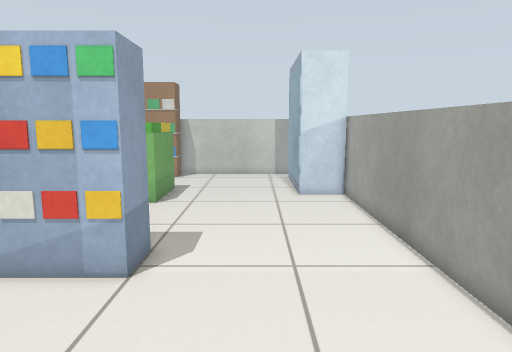
view 1 (above)

19 first-person views from a walk through a Gazebo world. The camera is 0.9 m above the floor, tilts 8° down and sees 70° across. The floor is counted in squares, 0.25 m on a side. Each view is taken from the middle of a square. On the plan, view 1 faces up. The plan holds only what a view shows up to about 20 squares ahead; the rest is blank.

view 2
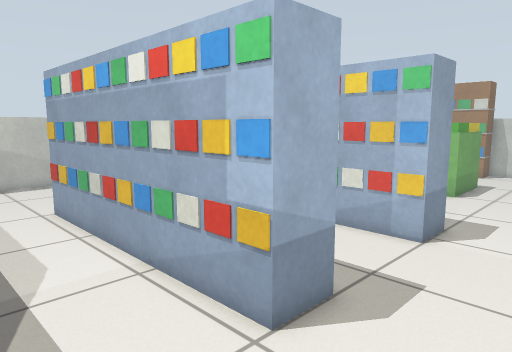

view 3
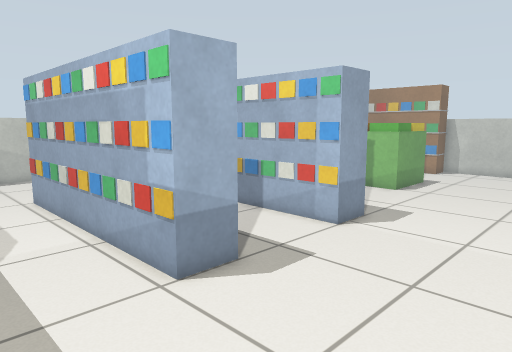

view 4
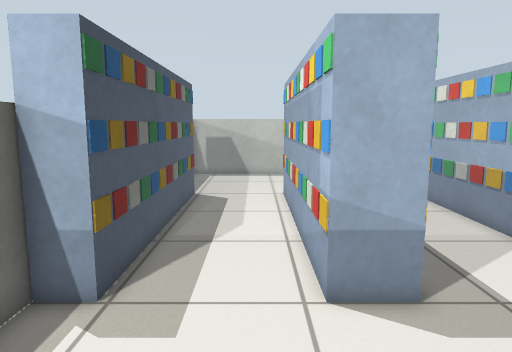

view 5
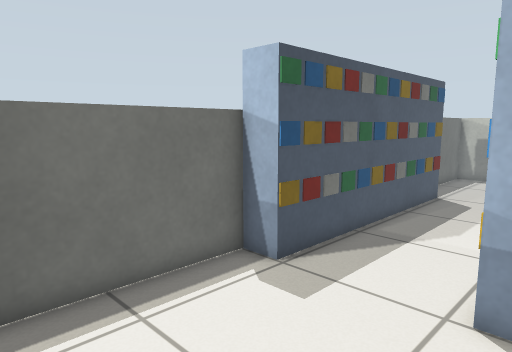

view 6
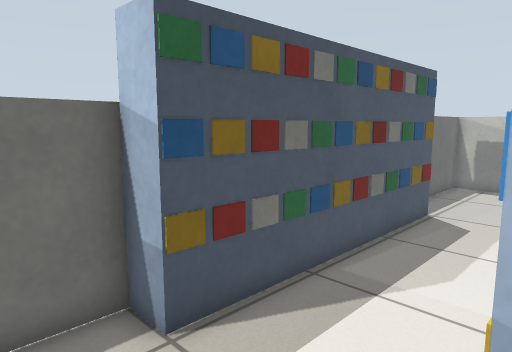

view 7
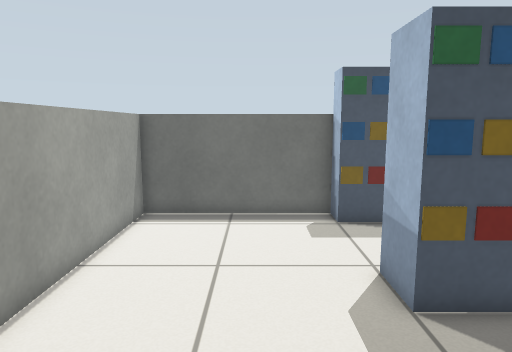

view 8
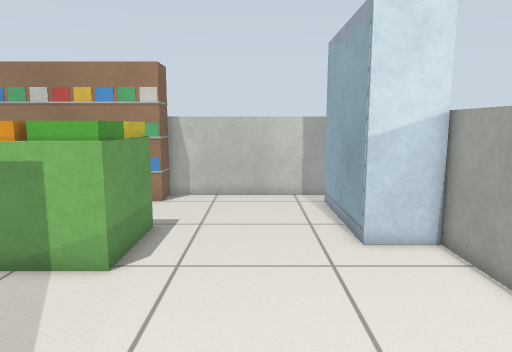

view 9
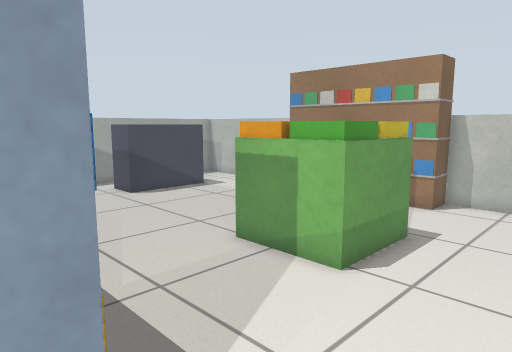

view 10
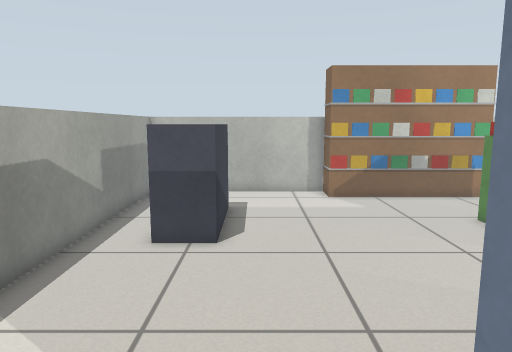

view 11
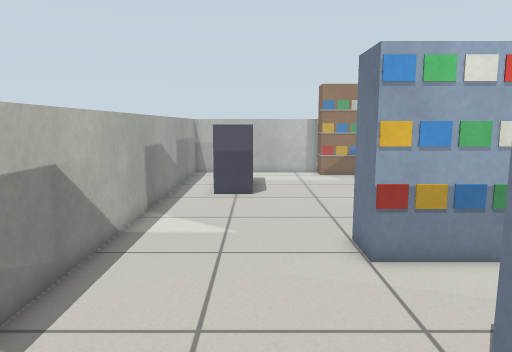

view 12
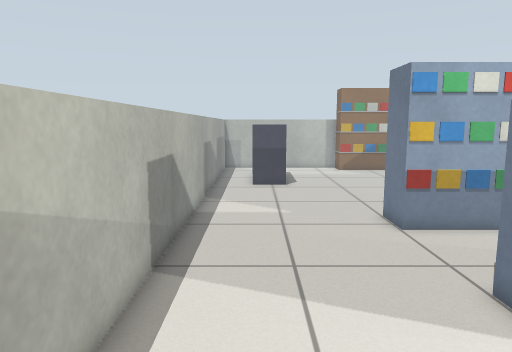

view 13
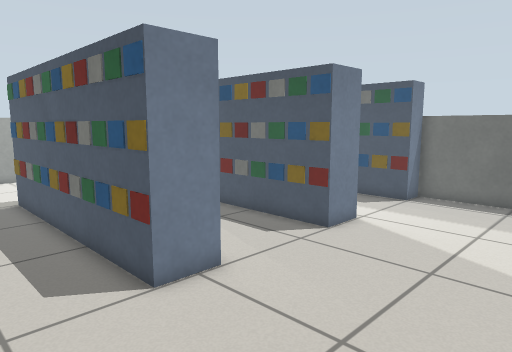

view 14
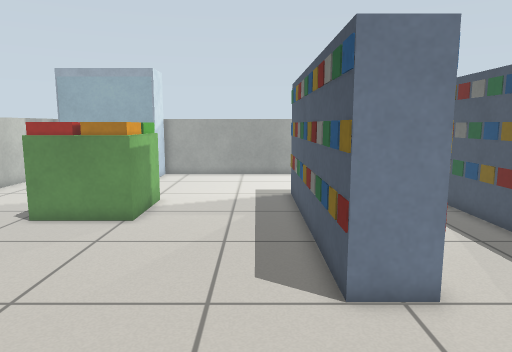

view 15
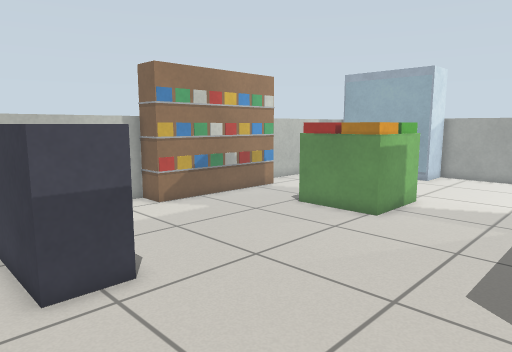

view 16
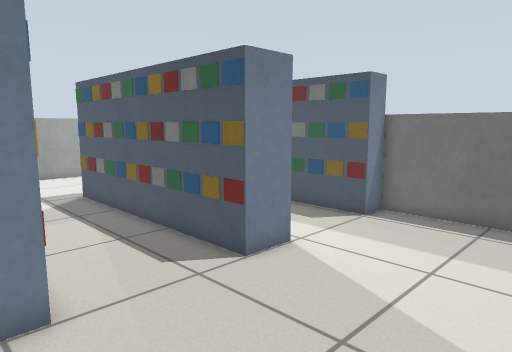

view 17
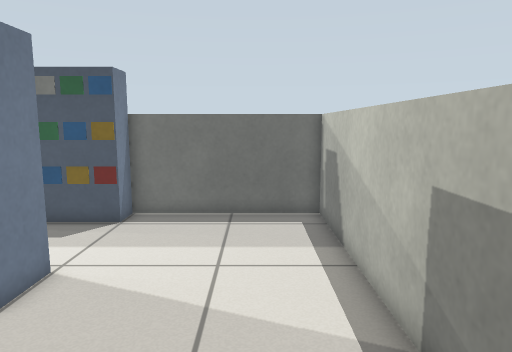

view 18
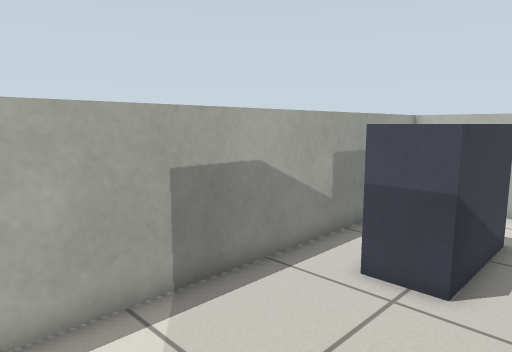

view 19
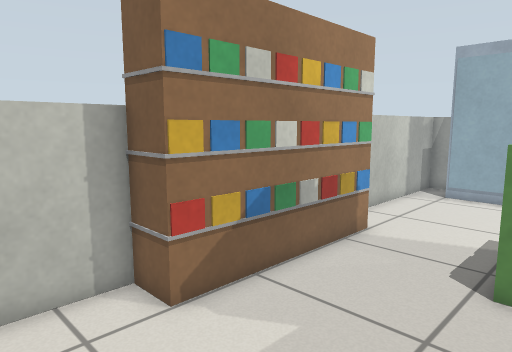

### Floor plan
Key: @ floor where view 1 was taken; # wall or solid block; . floor; F fridge; S shelf; C counter; O other object.
Columns run from 23 left of view 1 to 5 right of it. Each row starts with its distance up from view 1.
 27 ###########       ###########
 26 #   ......S      S..........#
 25 #.  ......SSSSSSSS.......F
 24 #.   ....................F
 23 #.   ....................F
 22 #.   C...................F
 21 #..C C...................F
 20 #..C C.........O  O......F
 19 #..C C.........O  O......FFF#
 18 #..CCC.........O  O.........#
 17 #..............OOOO.........#
 16 #...........................#
 15 #...........................#
 14 #...........................#
 13 #...........................#
 12 #...........................#
 11 #...........................#
 10 #.......#############.......#
  9 #.......#############.......#
  8 #.......#############.......#
  7 #...........................#
  6 #...........................#
  5 #...........................#
  4 #...........................#
  3 #.......#############.......#
  2 #.......#############.......#
  1 #...........................#
  0 #......................@....#
 -1 #...........................#
 -2 #...........................#
 -3 #.......#############.......#
 -4 #.......#           #.......#
 -5 #########           #########

Positions as (right, up) in squares from view 1, and headings:
1: (0, 0), facing up
2: (1, -3), facing up-left
3: (4, -3), facing up-left
4: (4, 0), facing left
5: (4, 3), facing down-left
6: (0, 2), facing down-left
7: (0, 10), facing down
8: (-1, 8), facing up
9: (0, 9), facing up-left
10: (-17, 7), facing up
11: (-18, -1), facing up
12: (-20, -4), facing up
13: (-22, 14), facing down-right
14: (-22, 12), facing right
15: (-22, 10), facing up-right
16: (-22, 10), facing down-right
17: (-20, 10), facing down
18: (-16, 10), facing up-left
19: (-17, 19), facing up-right
